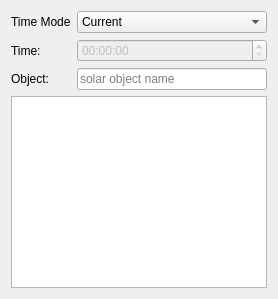
                    <widget class="QWidget" name="tab_5">
                     <attribute name="title">
                      <string>Solar System</string>
                     </attribute>
                     <layout class="QVBoxLayout" name="verticalLayout_12">
                      <item>
                       <layout class="QFormLayout" name="formLayout_7">
                        <item row="0" column="0">
                         <widget class="QLabel" name="label_30">
                          <property name="text">
                           <string>Time Mode</string>
                          </property>
                          <property name="buddy">
                           <cstring>timeMode_1</cstring>
                          </property>
                         </widget>
                        </item>
                        <item row="0" column="1">
                         <widget class="QComboBox" name="timeMode_1">
                          <property name="statusTip">
                           <string>Select Time Mode</string>
                          </property>
                          <item>
                           <property name="text">
                            <string>Current</string>
                           </property>
                          </item>
                          <item>
                           <property name="text">
                            <string>Custom</string>
                           </property>
                          </item>
                         </widget>
                        </item>
                        <item row="1" column="0">
                         <widget class="QLabel" name="label_31">
                          <property name="text">
                           <string>Time:</string>
                          </property>
                          <property name="buddy">
                           <cstring>timeEdit_1</cstring>
                          </property>
                         </widget>
                        </item>
                        <item row="1" column="1">
                         <widget class="QTimeEdit" name="timeEdit_1">
                          <property name="enabled">
                           <bool>false</bool>
                          </property>
                          <property name="accelerated">
                           <bool>true</bool>
                          </property>
                         </widget>
                        </item>
                        <item row="2" column="0">
                         <widget class="QLabel" name="label_56">
                          <property name="text">
                           <string>Object:</string>
                          </property>
                          <property name="buddy">
                           <cstring>objectInput</cstring>
                          </property>
                         </widget>
                        </item>
                        <item row="2" column="1">
                         <widget class="QLineEdit" name="objectInput">
                          <property name="statusTip">
                           <string>Enter Sattelite Name to Track</string>
                          </property>
                          <property name="placeholderText">
                           <string>solar object name</string>
                          </property>
                         </widget>
                        </item>
                       </layout>
                      </item>
                      <item>
                       <widget class="QListWidget" name="objectList">
                        <property name="maximumSize">
                         <size>
                          <width>16777215</width>
                          <height>16777215</height>
                         </size>
                        </property>
                        <property name="statusTip">
                         <string>List of Solar System Entities</string>
                        </property>
                       </widget>
                      </item>
                     </layout>
                    </widget>
